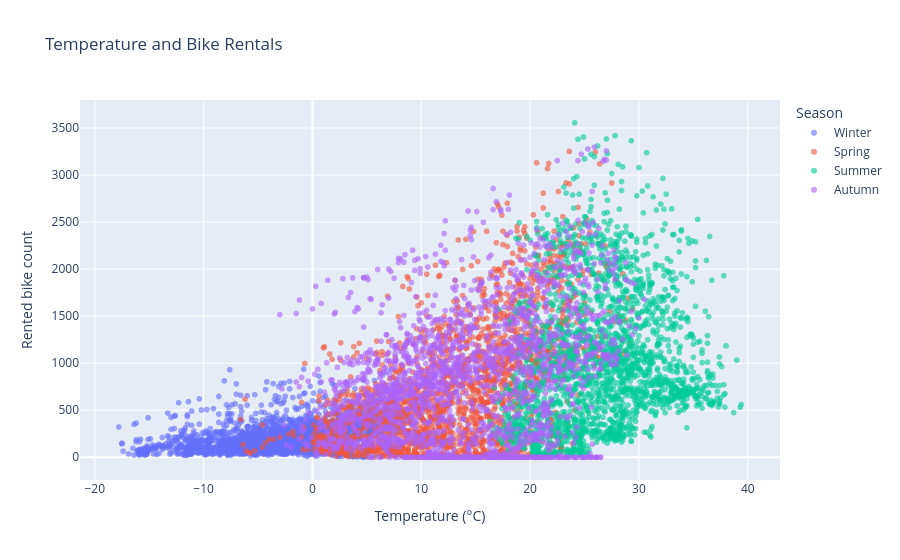

This figure's notebook cell:
### Markdown cell above
Create a scatter plot with:

- `Temperature` on the x-axis,
- `Rented_bike_count` on the y-axis,
- points coloured by `Seasons`,
- `Hour` displayed in the hover tooltip,
- a meaningful title.

Store the chart in `fig`, then display it with `fig.show()`. Explore it by hovering over a point and zooming into a region.

### Code cell
fig = px.scatter(
    df,
    x="Temperature",
    y="Rented_bike_count",
    color="Seasons",
    hover_data=["Date", "Hour"],
    opacity=0.6,
    title="Temperature and Bike Rentals",
    labels={
        "Temperature": "Temperature (°C)",
        "Rented_bike_count": "Rented bike count",
        "Seasons": "Season"
    }
)

fig.show()

### Figure 1 — Plotly figure (JSON) as saved in the notebook; plotly's stock layout.template omitted (floating-point values rounded to 4 significant figures; data arrays with more than 128 entries replaced by an {"elided": "..."} marker saying what was removed)
{"data": [{"customdata": {"elided": "2160x2 mixed values"}, "hovertemplate": "Season=Winter<br>Temperature (°C)=%{x}<br>Rented bike count=%{y}<br>Date=%{customdata[0]}<br>Hour=%{customdata[1]}<extra></extra>", "legendgroup": "Winter", "marker": {"color": "#636efa", "opacity": 0.6, "symbol": "circle"}, "mode": "markers", "name": "Winter", "showlegend": true, "type": "scattergl", "x": {"elided": "2160 float values"}, "xaxis": "x", "y": {"elided": "2160 int values"}, "yaxis": "y"}, {"customdata": {"elided": "2208x2 mixed values"}, "hovertemplate": "Season=Spring<br>Temperature (°C)=%{x}<br>Rented bike count=%{y}<br>Date=%{customdata[0]}<br>Hour=%{customdata[1]}<extra></extra>", "legendgroup": "Spring", "marker": {"color": "#EF553B", "opacity": 0.6, "symbol": "circle"}, "mode": "markers", "name": "Spring", "showlegend": true, "type": "scattergl", "x": {"elided": "2208 float values"}, "xaxis": "x", "y": {"elided": "2208 int values"}, "yaxis": "y"}, {"customdata": {"elided": "2208x2 mixed values"}, "hovertemplate": "Season=Summer<br>Temperature (°C)=%{x}<br>Rented bike count=%{y}<br>Date=%{customdata[0]}<br>Hour=%{customdata[1]}<extra></extra>", "legendgroup": "Summer", "marker": {"color": "#00cc96", "opacity": 0.6, "symbol": "circle"}, "mode": "markers", "name": "Summer", "showlegend": true, "type": "scattergl", "x": {"elided": "2208 float values"}, "xaxis": "x", "y": {"elided": "2208 int values"}, "yaxis": "y"}, {"customdata": {"elided": "2184x2 mixed values"}, "hovertemplate": "Season=Autumn<br>Temperature (°C)=%{x}<br>Rented bike count=%{y}<br>Date=%{customdata[0]}<br>Hour=%{customdata[1]}<extra></extra>", "legendgroup": "Autumn", "marker": {"color": "#ab63fa", "opacity": 0.6, "symbol": "circle"}, "mode": "markers", "name": "Autumn", "showlegend": true, "type": "scattergl", "x": {"elided": "2184 float values"}, "xaxis": "x", "y": {"elided": "2184 int values"}, "yaxis": "y"}], "layout": {"legend": {"title": {"text": "Season"}, "tracegroupgap": 0}, "title": {"text": "Temperature and Bike Rentals"}, "xaxis": {"anchor": "y", "domain": [0, 1], "title": {"text": "Temperature (°C)"}}, "yaxis": {"anchor": "x", "domain": [0, 1], "title": {"text": "Rented bike count"}}}}
